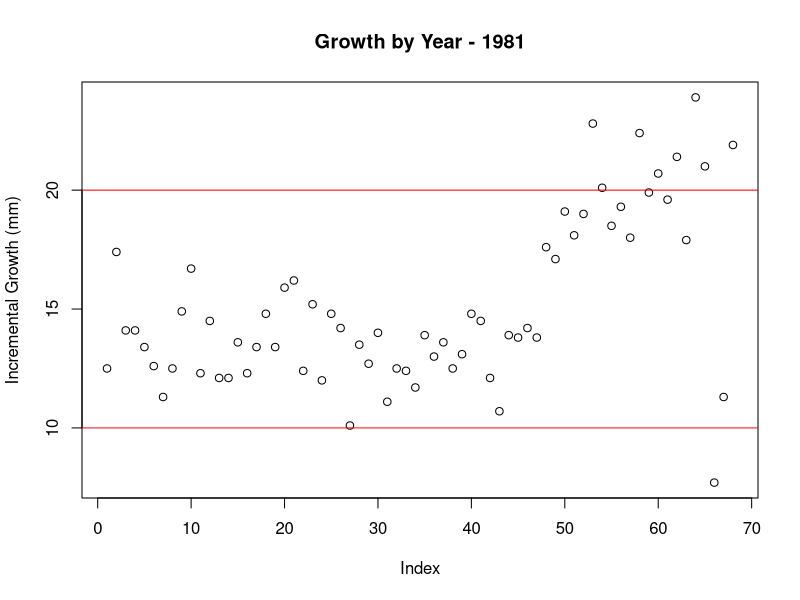
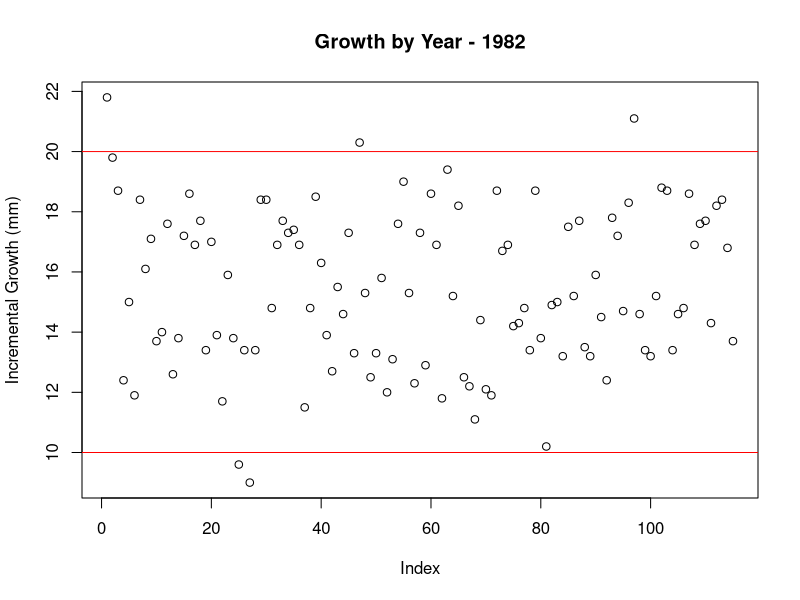
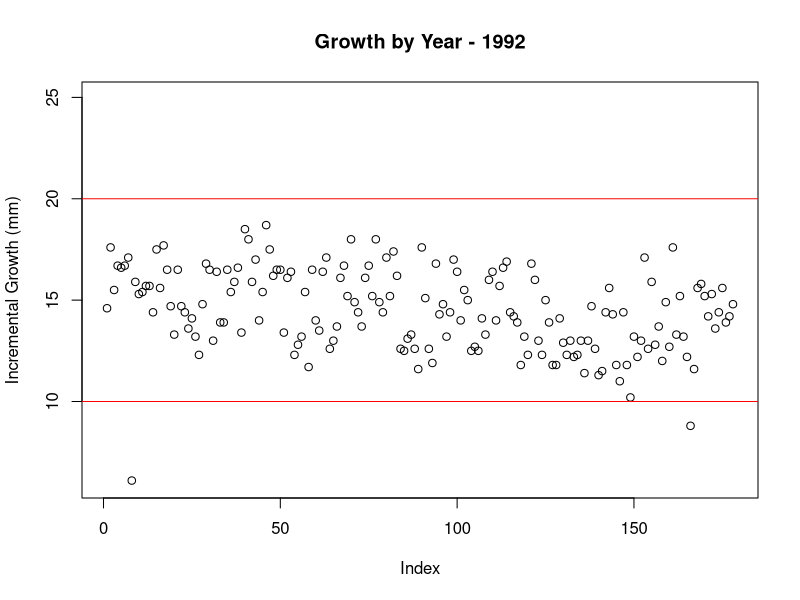
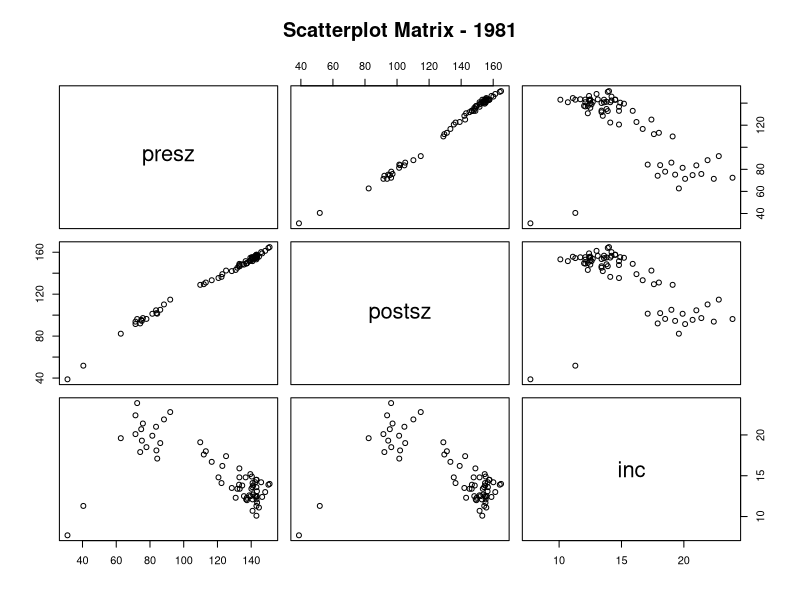
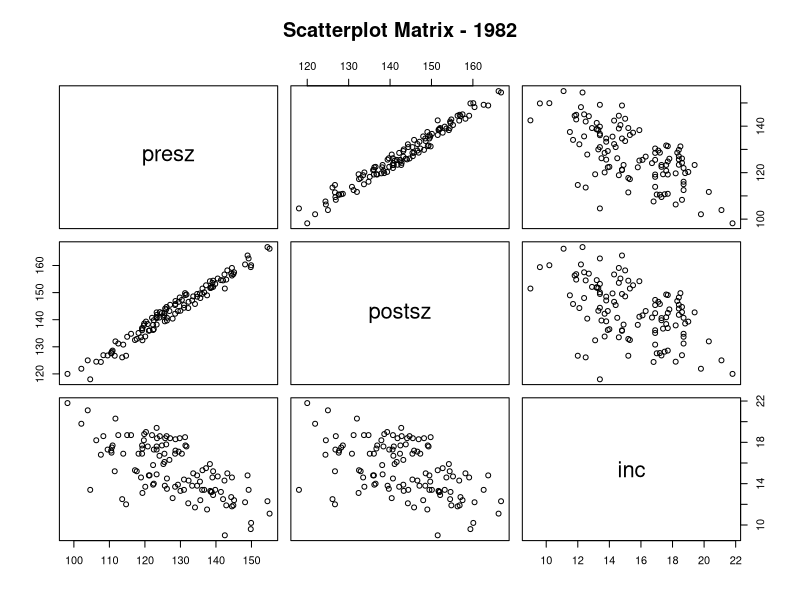
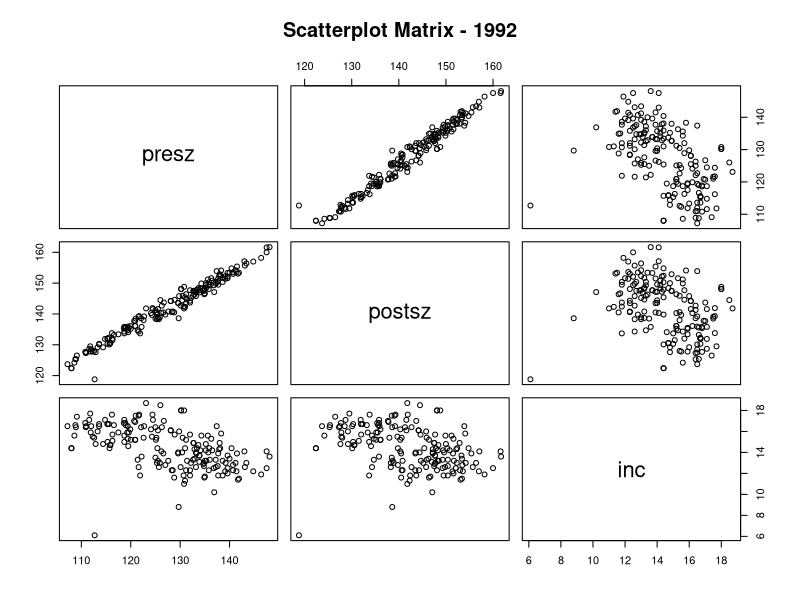
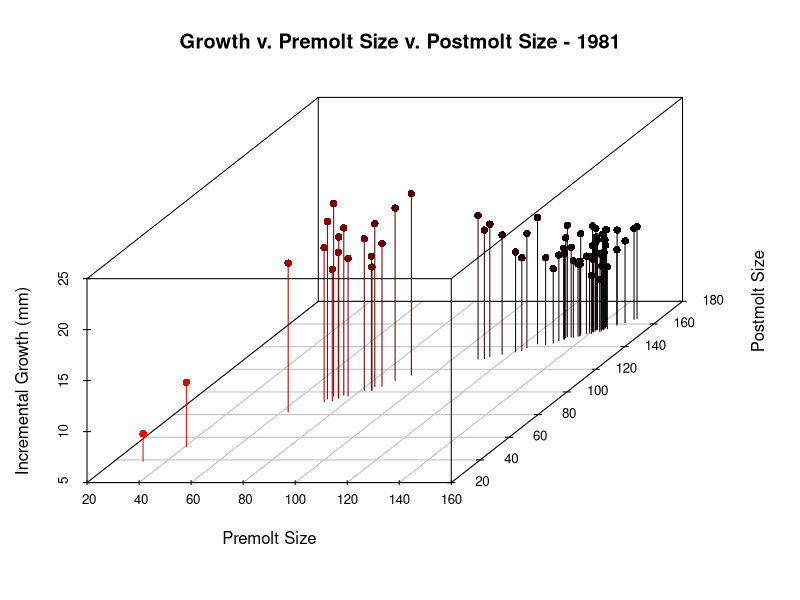
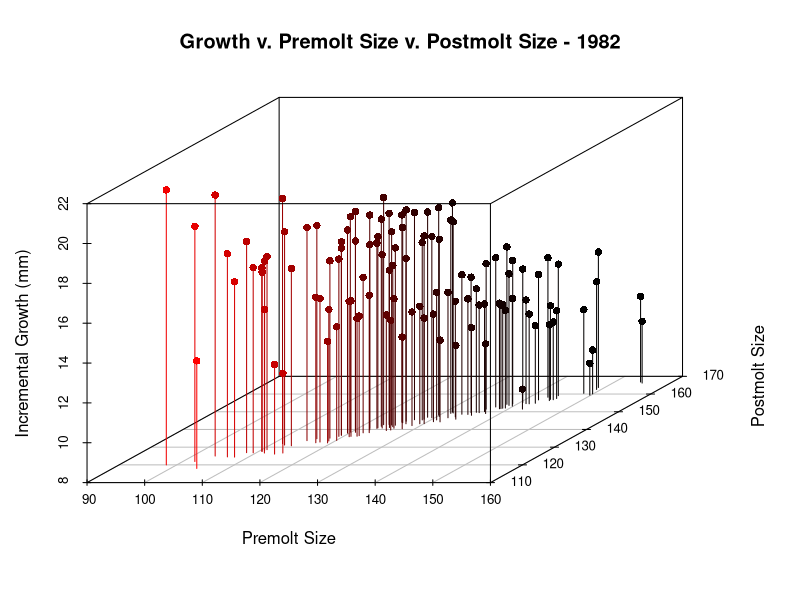

Generate these figures, in order, with R: (Note: this script raises an error after producing the figures.)
## ---- chunk 1
#mounting packages
library('dplyr')
library('ggplot2')
library(scatterplot3d) 

#reading in data
crab_molt <- read.csv('crabmolt.csv')
crab_pop <- read.csv('crabpop.csv')
## ---- chunk 2
#exploring the data - crab_molt
names(crab_molt)
str(crab_molt)
head(crab_molt)

## ---- chunk 3
#exploring the data - crab_pop
names(crab_pop)
str(crab_pop)
head(crab_pop)
## ---- chunk 4
#lets get data by year
year <- select(crab_molt, year)
table(year)

#data by size; intervals, smaller than a given size, larger than a given size
crab_molt_81 <- filter(crab_molt, year == 81)
crab_molt_82 <- filter(crab_molt, year == 82)
crab_molt_92 <- filter(crab_molt, year == 92)


#plots 
plot(crab_molt_81$inc, ylab = "Incremental Growth (mm)", main = "Growth by Year - 1981")
abline(h = c(10, 20), col = 'red')

plot(crab_molt_82$inc, ylab = "Incremental Growth (mm)", main = "Growth by Year - 1982")
abline(h = c(10, 20), col = 'red')

plot(crab_molt_92$inc, ylim = c(6, 25), ylab = "Incremental Growth (mm)", main = "Growth by Year - 1992")
abline(h = c(10, 20), col = 'red')

#scatterplot matrices
pairs(~presz+postsz+inc,data=crab_molt_81, 
   main="Scatterplot Matrix - 1981")

pairs(~presz+postsz+inc,data=crab_molt_82, 
   main="Scatterplot Matrix - 1982")

pairs(~presz+postsz+inc,data=crab_molt_92, 
   main="Scatterplot Matrix - 1992")


#3d scatter plots
scatterplot3d(crab_molt_81$presz,crab_molt_81$postsz,crab_molt_81$inc, pch=16, highlight.3d=TRUE,
  type="h", main="Growth v. Premolt Size v. Postmolt Size - 1981", xlab = "Premolt Size", ylab = "Postmolt Size", zlab = "Incremental Growth (mm)")

scatterplot3d(crab_molt_82$presz,crab_molt_82$postsz,crab_molt_82$inc, pch=16, highlight.3d=TRUE,
  type="h", main="Growth v. Premolt Size v. Postmolt Size - 1982", xlab = "Premolt Size", ylab = "Postmolt Size", zlab = "Incremental Growth (mm)")

scatterplot3d(crab_molt_92$presz,crab_molt_92$postsz,crab_molt_92$inc, pch=16, highlight.3d=TRUE,
  type="h", main="Growth v. Premolt Size v. Postmolt Size - 1992", xlab = "Premolt Size", ylab = "Postmolt Size", zlab = "Incremental Growth (mm)")
## ---- chunk 5
#data by observation method
lab <- filter(crab_molt, lf == 1)
wild <- filter(crab_molt, lf == 0)

#boxplots by observation method
boxplot(lab[1:3], main = "Crabs Molted in Laboratory", names = c("Premolt Size", "Postmolt Size", "Incremental Growth"))
boxplot(wild[1:3], main = "Crabs Molted in Natural Setting", names = c("Premolt Size", "Postmolt Size", "Incremental Growth"))
## ---- chunk 6
summary(lab[1:3])
## ---- chunk 7
summary(wild[1:3])
## ---- chunk 8
#building a regression model (least squares)
#pg 147

#y
response <- crab_molt['presz']
response <- unlist(response)

#x
predictor <- crab_molt['postsz']
predictor <- unlist(predictor)

#calculating the correlation coefficient
corr_coef <- sum((((predictor - mean(predictor)) / sd(predictor)) * ((response - mean(response)) / sd(response)))) / length(predictor)

corr_coef_function <- cor(predictor, response)

#calculating beta_hat_1 using correlation coefficient
beta_hat_1_a <- corr_coef * (sd(response) / sd(predictor))

#calculating beta_hat_1 without correlation coefficient
beta_hat_1_b <- sum(((predictor - mean(predictor)) * (response - mean(response)))) / sum((predictor - mean(predictor))^2)

#calculating beta_hat_0_a
beta_hat_0_a <- mean(response) - beta_hat_1_a * mean(predictor)

#calculating beta_hat_0_b
beta_hat_0_b <- mean(response) - beta_hat_1_b * mean(predictor)

#linear regression model
regression <- function(x){
  beta_hat_0_a + beta_hat_1_a * x
}
## ---- chunk 9
#Scatter Plot with regression line
plot(crab_molt[ , 'postsz'], crab_molt[ , 'presz'], type = 'p', xlab = "Postmolt Size", ylab = "Premolt Size", main = "Premolt Sizes v. Postmolt Sizes", col = 'brown')
abline(beta_hat_0_a, beta_hat_1_a, col = 'blue', lwd = 2, text(80, 40, labels = "Regression Line", col = 'blue'))
## ---- chunk 10
corr_coef^2 * 100
## ---- chunk 11
#examining the residuals
residuals <- (response - beta_hat_0_a - (beta_hat_1_a * predictor))

qqnorm(residuals, main = "Normal Quantile Plot", xlab = "Standard Normal Quantiles", ylab = "Residuals")
## ---- chunk 12
#Test the null hypothesis that the postmolt size has no predictive value
s_squared <- sum(residuals^2)/(length(crab_molt$presz)-2)

s_beta_0_a_squared <- (s_squared * sum(crab_molt$postsz^2)) / ((length(crab_molt$postsz) * sum((crab_molt$postsz^2))) - (sum(crab_molt$postsz))^2)

s_beta_1_a_squared <- (length(crab_molt$postsz) * s_squared) / ((length(crab_molt$postsz) * sum((crab_molt$postsz^2))) - (sum(crab_molt$postsz))^2)

#beta_0 t-test statistic
beta_hat_0_a / sqrt(s_beta_0_a_squared)

#Beta_1 t-test statistic
beta_hat_1_a / sqrt(s_beta_1_a_squared)
## ---- chunk 13
dt(beta_hat_0_a / sqrt(s_beta_0_a_squared), 19)
## ---- chunk 14
dt(beta_hat_1_a / sqrt(s_beta_1_a_squared), 19)
## ---- chunk 15
#dropping juvenile crabs, creating new linear model
mature_crab_molt <- filter(crab_molt, presz >= 100)

#y
mature_response <- mature_crab_molt['presz']
mature_response <- unlist(mature_response)

#x
mature_predictor <- mature_crab_molt['postsz']
mature_predictor <- unlist(mature_predictor)

#calculating the correlation coefficient
mature_corr_coef <- sum((((mature_predictor - mean(mature_predictor)) / sd(mature_predictor)) * ((mature_response - mean(mature_response)) / sd(mature_response)))) / length(mature_predictor)

mature_corr_coef_function <- cor(mature_predictor, mature_response)

#calculating beta_hat_1 using correlation coefficient
mature_beta_hat_1_a <- mature_corr_coef * (sd(mature_response) / sd(mature_predictor))

#calculating beta_hat_1 without correlation coefficient
mature_beta_hat_1_b <- sum(((mature_predictor - mean(mature_predictor)) * (mature_response - mean(mature_response)))) / sum((mature_predictor - mean(mature_predictor))^2)

#calculating beta_hat_0_a
mature_beta_hat_0_a <- mean(mature_response) - mature_beta_hat_1_a * mean(mature_predictor)

#calculating beta_hat_0_b
mature_beta_hat_0_b <- mean(mature_response) - mature_beta_hat_1_b * mean(mature_predictor)

#linear regression model
mature_regression <- function(x){
  mature_beta_hat_0 + mature_beta_hat_1_a * x
}
## ---- chunk 16
#Scatter Plot with regression line
plot(crab_molt[ , 'postsz'], crab_molt[ , 'presz'], type = 'p', xlab = "Postmolt Size", ylab = "Premolt Size", main = "Premolt Sizes v. Postmolt Sizes")
abline(beta_hat_0_a, beta_hat_1_a, col = 'blue', lwd = 2, text(50, 55, labels = "Original\n Regression Line", col = 'blue'))
abline(mature_beta_hat_0_a, mature_beta_hat_1_a, col = 'red', lwd = 2, text(80, 40, labels = "Mature\n Regression Line", col = 'red'))
## ---- chunk 17
#running the regression on crab_pop and analyzing
molted_crabs <- group_by(crab_pop, shell)
molted_crabs_regression <- regression(molted_crabs[ , 1])
molted_crabs <- as.data.frame(molted_crabs)
molted_crabs$regression <- molted_crabs_regression 
## ---- chunk 18
summary(molted_crabs$regression)

ggplot(data = molted_crabs, aes(x = molted_crabs$regression, y = ..count.., fill = factor(shell))) + 
    geom_histogram(binwidth = 5) + xlab("Size (mm)") + ylab("Count") + scale_fill_discrete(name = "Molt Status", labels = c("Not Molted", "Molted")) + labs(title = "Size Distribution of Female Dungeness Crabs After 1983 Molting Season")
## ---- chunk 19
#crab_pop_0 <- filter(crab_pop, shell == 0)
#crab_pop_1 <-filter(crab_pop, shell == 1)

#premolt_1 <- -25.214 + 1.073 * crabpop_1$size
#summary(premolt_1)

#hist(crab_pop_0$size, breaks = 20, xlab = "size (mm)", ylab = "Count", main = "", xlim = c(90,180), ylim = c(0,60))
#hist(crab_pop_1$size, col = "grey", add = TRUE, breaks = 10)
#legend("topleft", c("Did not Molt", "Molted"), fill = c("white","grey"),col=c("white","gray"))

#s_2 = sum(residual^2)/(472-2)

#se = sqrt(s_2/sum((crabmolt$postsz - mean(crabmolt$postsz))^2))

#(1.073/se)
